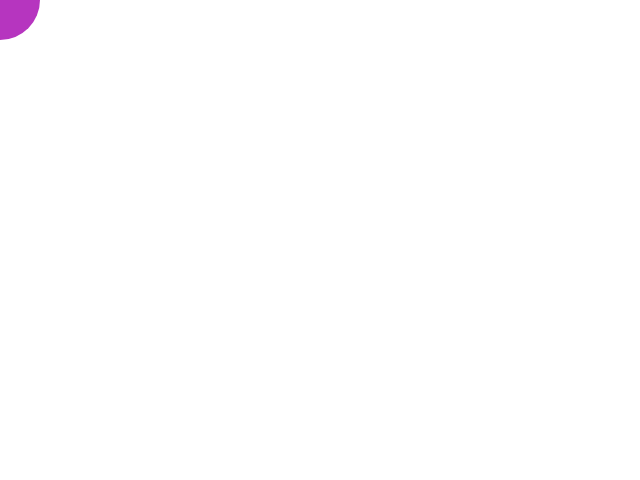
Frame 1 (no input)
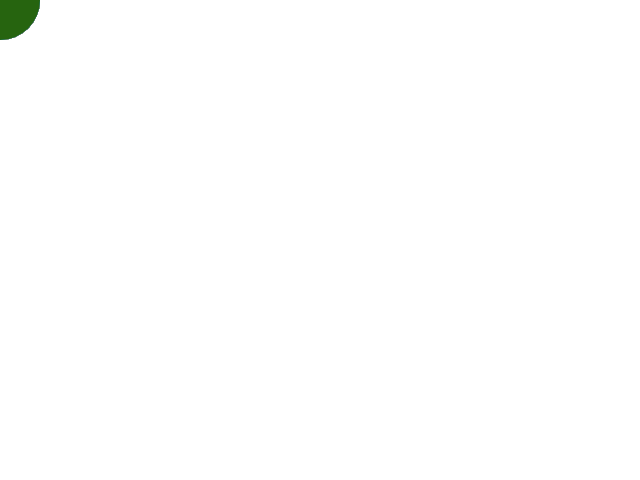
Frame 60 (no input)
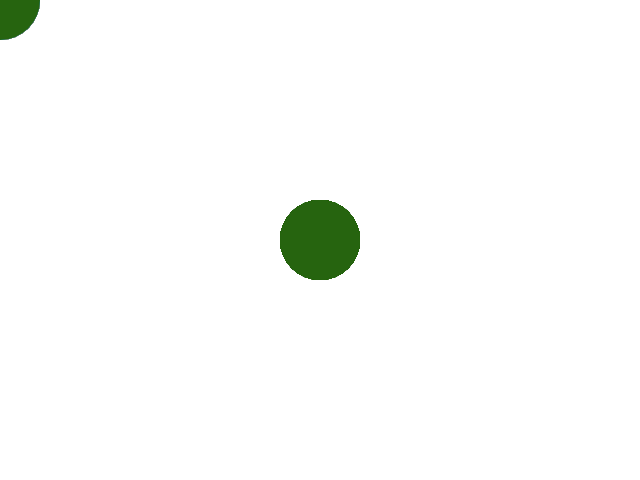
Frame 120 (the mouse pressed at the canvas centre since frame 60)

The p5.js sketch that drew these frames (run headless with seeded random() and noise() and a simulated clock; from frame 60 on, the mouse is pressed at the canvas centre):

// p5.js sketch
// ── sketch.js
function setup() {
  createCanvas(640, 480);
  noStroke();
}

function draw() {
  if (!mouseIsPressed) {
    var clr = color(random(255), random(255), random(255));
    fill(clr);
  }
  ellipse(mouseX, mouseY, 80, 80);
}
